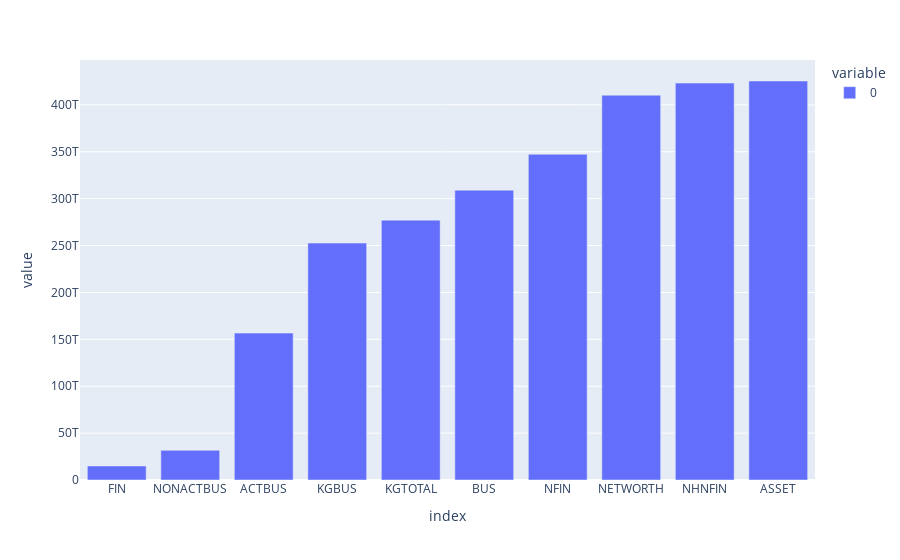

The code cell stored with this chart in its notebook:
### Code cell
# Create horizontal bar chart of `top_ten_var`
fig = px.bar(top_ten_var)

fig.show()

### Figure 1 — Plotly figure (JSON) as saved in the notebook; plotly's stock layout.template omitted (floating-point values rounded to 4 significant figures)
{"data": [{"alignmentgroup": "True", "hovertemplate": "variable=0<br>index=%{x}<br>value=%{y}<extra></extra>", "legendgroup": "0", "marker": {"color": "#636efa", "pattern": {"shape": ""}}, "name": "0", "offsetgroup": "0", "orientation": "v", "showlegend": true, "textposition": "auto", "type": "bar", "x": ["FIN", "NONACTBUS", "ACTBUS", "KGBUS", "KGTOTAL", "BUS", "NFIN", "NETWORTH", "NHNFIN", "ASSET"], "xaxis": "x", "y": [14950000000000.0, 31610000000000.0, 156600000000000.0, 252600000000000.0, 277100000000000.0, 309100000000000.0, 347300000000000.0, 410300000000000.0, 423200000000000.0, 425500000000000.0], "yaxis": "y"}], "layout": {"barmode": "relative", "legend": {"title": {"text": "variable"}, "tracegroupgap": 0}, "margin": {"t": 60}, "xaxis": {"anchor": "y", "domain": [0, 1], "title": {"text": "index"}}, "yaxis": {"anchor": "x", "domain": [0, 1], "title": {"text": "value"}}}}
